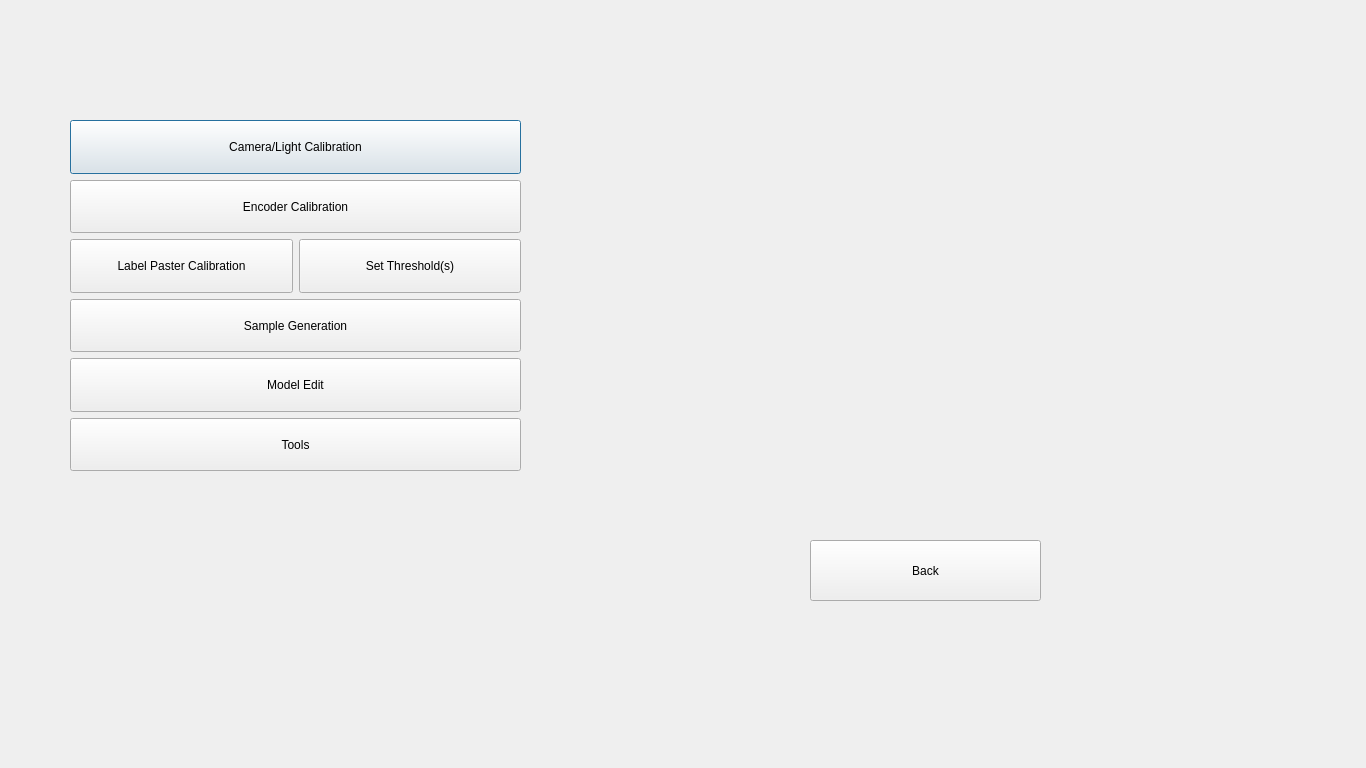
<?xml version="1.0" encoding="UTF-8"?>
<ui version="4.0">
 <class>MenuScreen</class>
 <widget class="QDialog" name="MenuScreen">
  <property name="geometry">
   <rect>
    <x>0</x>
    <y>0</y>
    <width>1366</width>
    <height>768</height>
   </rect>
  </property>
  <property name="windowTitle">
   <string>Menu</string>
  </property>
  <widget class="QWidget" name="verticalLayoutWidget">
   <property name="geometry">
    <rect>
     <x>70</x>
     <y>120</y>
     <width>451</width>
     <height>351</height>
    </rect>
   </property>
   <layout class="QVBoxLayout" name="verticalLayout">
    <item>
     <widget class="QPushButton" name="mcameraLightBtn">
      <property name="sizePolicy">
       <sizepolicy hsizetype="Minimum" vsizetype="Minimum">
        <horstretch>0</horstretch>
        <verstretch>0</verstretch>
       </sizepolicy>
      </property>
      <property name="text">
       <string>Camera/Light Calibration</string>
      </property>
     </widget>
    </item>
    <item>
     <widget class="QPushButton" name="mencoderCalibraitionBtn">
      <property name="sizePolicy">
       <sizepolicy hsizetype="Minimum" vsizetype="Minimum">
        <horstretch>0</horstretch>
        <verstretch>0</verstretch>
       </sizepolicy>
      </property>
      <property name="text">
       <string>Encoder Calibration</string>
      </property>
     </widget>
    </item>
    <item>
     <layout class="QHBoxLayout" name="horizontalLayout">
      <item>
       <widget class="QPushButton" name="mlabelPasterBtn">
        <property name="sizePolicy">
         <sizepolicy hsizetype="Minimum" vsizetype="Minimum">
          <horstretch>0</horstretch>
          <verstretch>0</verstretch>
         </sizepolicy>
        </property>
        <property name="text">
         <string>Label Paster Calibration</string>
        </property>
       </widget>
      </item>
      <item>
       <widget class="QPushButton" name="msetThresholdBtn">
        <property name="sizePolicy">
         <sizepolicy hsizetype="Minimum" vsizetype="Minimum">
          <horstretch>0</horstretch>
          <verstretch>0</verstretch>
         </sizepolicy>
        </property>
        <property name="text">
         <string>Set Threshold(s)</string>
        </property>
       </widget>
      </item>
     </layout>
    </item>
    <item>
     <widget class="QPushButton" name="msampleGenerationBtn">
      <property name="sizePolicy">
       <sizepolicy hsizetype="Minimum" vsizetype="Minimum">
        <horstretch>0</horstretch>
        <verstretch>0</verstretch>
       </sizepolicy>
      </property>
      <property name="text">
       <string>Sample Generation</string>
      </property>
     </widget>
    </item>
    <item>
     <widget class="QPushButton" name="mmodeleditBtn">
      <property name="sizePolicy">
       <sizepolicy hsizetype="Minimum" vsizetype="Minimum">
        <horstretch>0</horstretch>
        <verstretch>0</verstretch>
       </sizepolicy>
      </property>
      <property name="text">
       <string>Model Edit</string>
      </property>
     </widget>
    </item>
    <item>
     <layout class="QHBoxLayout" name="horizontalLayout_3">
      <item>
       <widget class="QPushButton" name="mtoolBtn">
        <property name="sizePolicy">
         <sizepolicy hsizetype="Minimum" vsizetype="Minimum">
          <horstretch>0</horstretch>
          <verstretch>0</verstretch>
         </sizepolicy>
        </property>
        <property name="text">
         <string>Tools</string>
        </property>
       </widget>
      </item>
     </layout>
    </item>
   </layout>
  </widget>
  <widget class="QPushButton" name="mbackBtn">
   <property name="geometry">
    <rect>
     <x>810</x>
     <y>540</y>
     <width>231</width>
     <height>61</height>
    </rect>
   </property>
   <property name="text">
    <string>Back</string>
   </property>
  </widget>
 </widget>
 <resources/>
 <connections/>
</ui>
